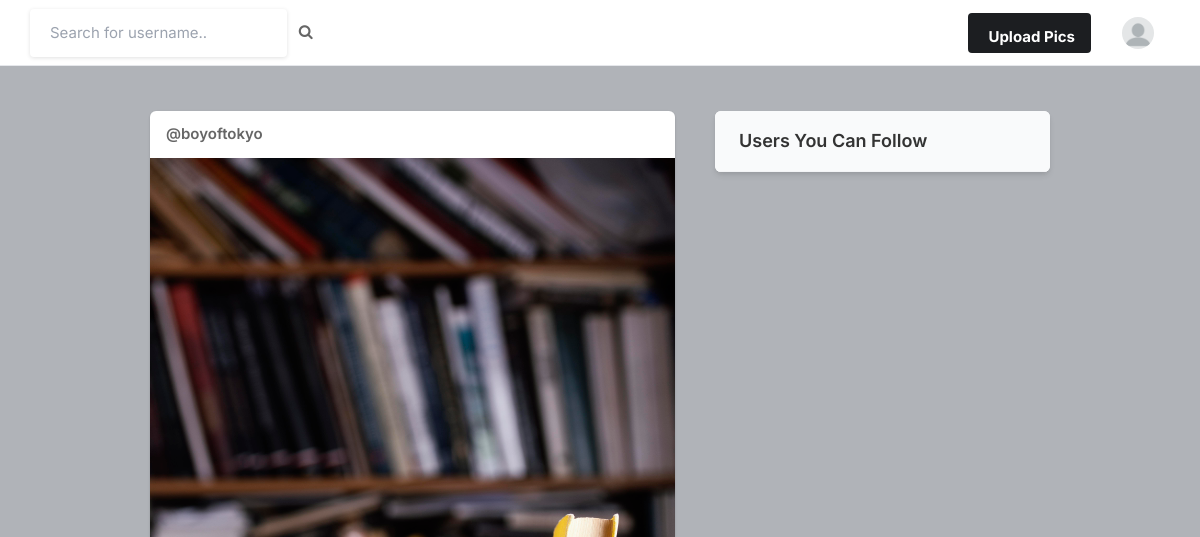
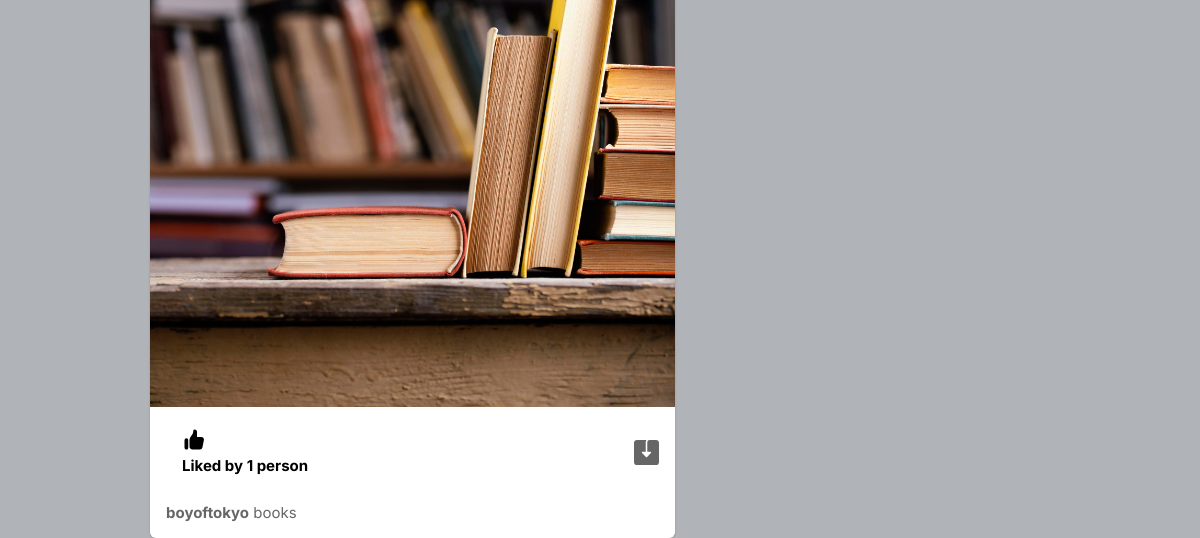
Page / (signed in) on the earlier database version (2 pictures, top to bottom).
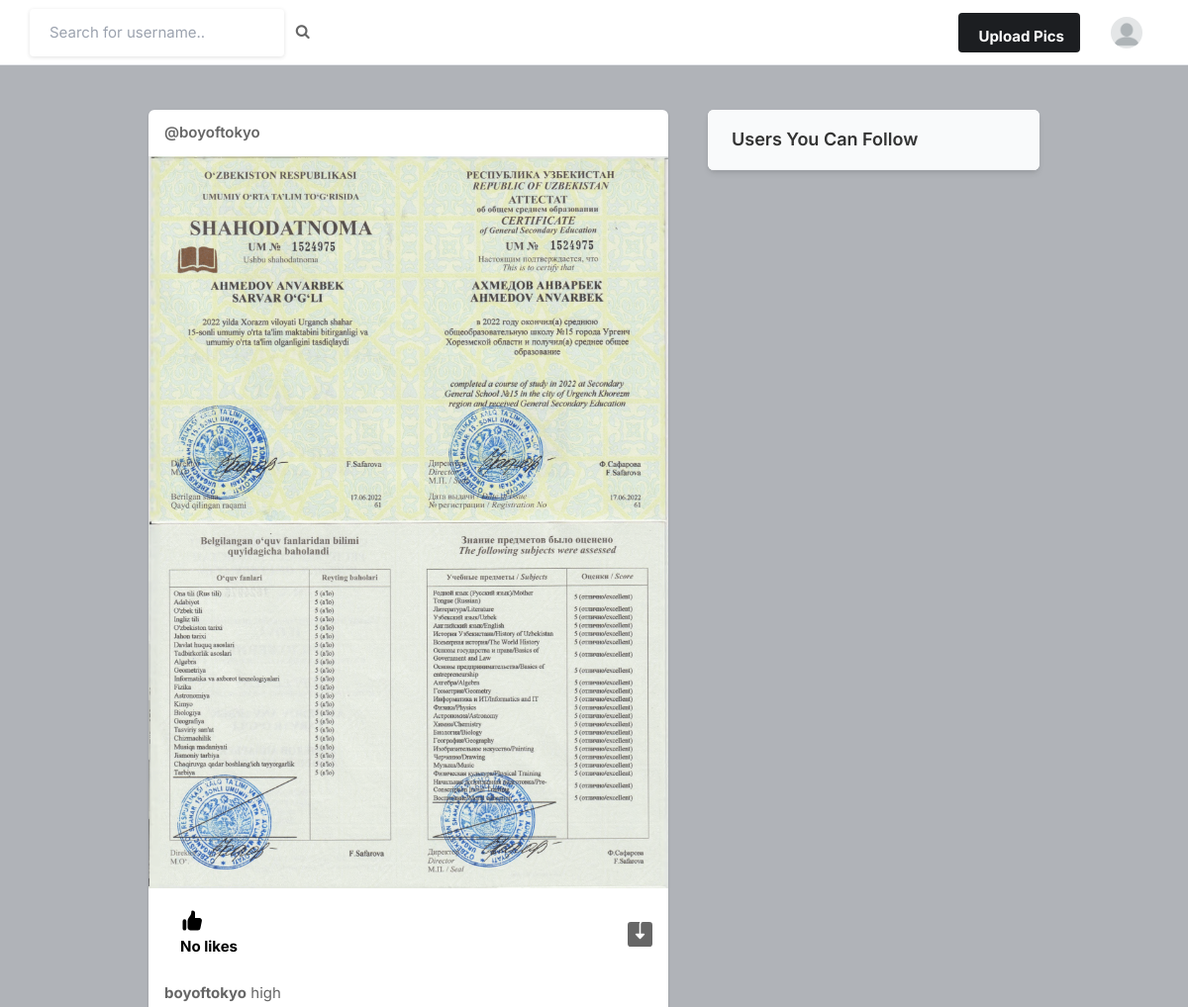
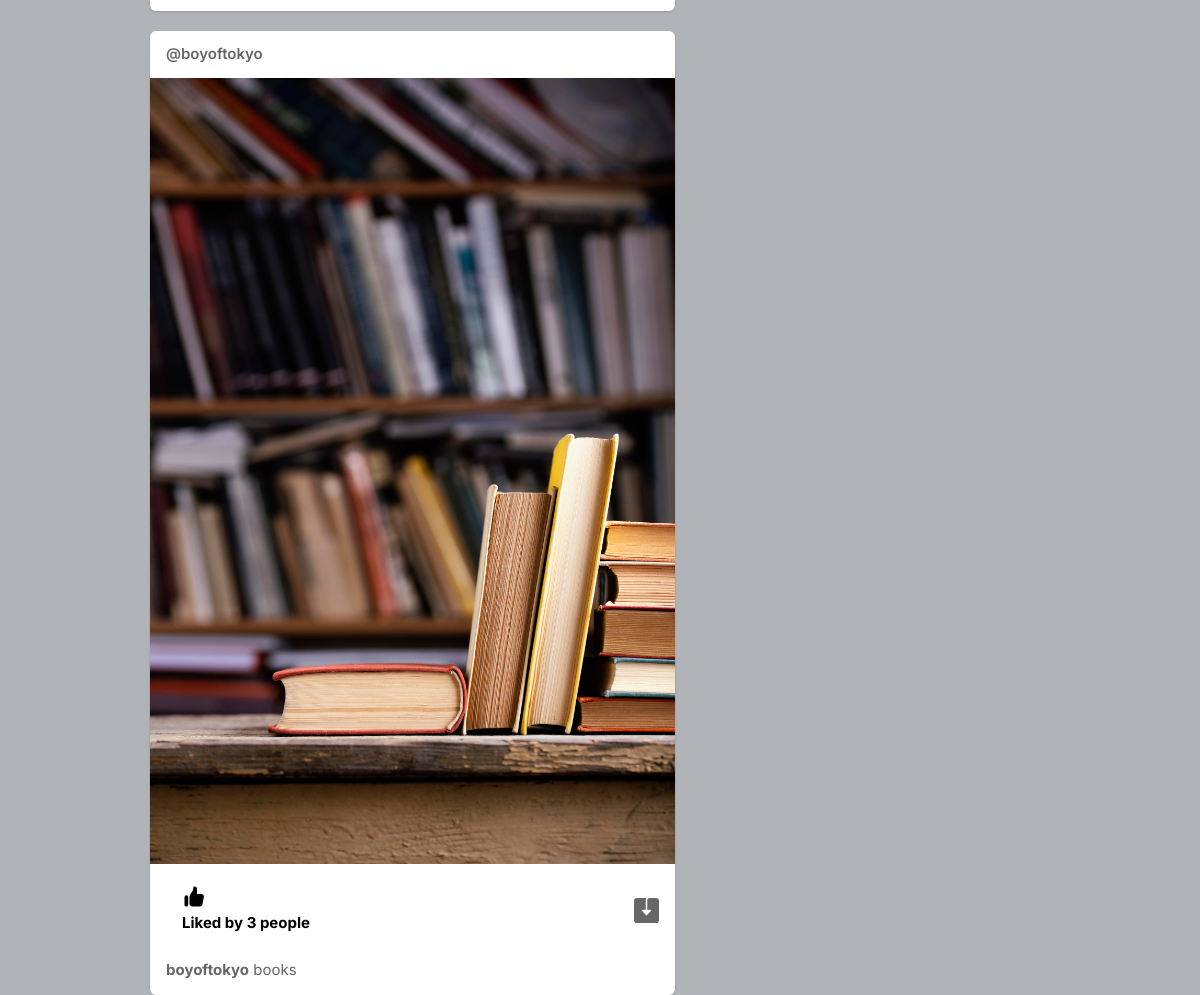
Same page on the later database version (2 pictures, top to bottom).
### core/models.py (models this page shows, shortened)
class Post(models.Model):
    id = models.UUIDField(primary_key=True, default=uuid.uuid4)
    user = models.CharField(max_length=100)
    image = models.ImageField(upload_to='post_images')
    caption = models.TextField()
    created_at = models.DateTimeField(default=datetime.now)
    likes = models.ManyToManyField(User, related_name='liked_posts', blank=True)
    def total_likes(self):
        return self.likes.count()

### core/views.py (the view)
# urls.py: path('', views.index, name='index'),
@login_required(login_url='signin')
def index(request):
    user_object = User.objects.get(username=request.user)
    user_profile = Profile.objects.get(user=user_object)
    user_following_list = []
    feed = []
    user_following = user_profile.following.all()
    for users in user_following:
        user_following_list.append(users.user)
    for usernames in user_following_list:
        feed_lists = Post.objects.filter(user=usernames)
        feed.append(feed_lists)
    feed_list = list(chain(*feed))
    posts = Post.objects.all()
    context = {
        'user_profile': user_profile, 'posts': feed_list
    }
    return render(request, 'index.html', context=context)

### templates/index.html (shortened to what the changed rows need)
{% load static %}
<!DOCTYPE html>
<html lang="en">
<head>
    <link rel="stylesheet" href="{% static 'assets/css/icons.css' %}">
    <link rel="stylesheet" href="{% static 'assets/css/uikit.css' %}">
    <link rel="stylesheet" href="{% static 'assets/css/style.css' %}">
    <link rel="stylesheet" href="{% static 'assets/css/tailwind.css' %}">
    <link rel="stylesheet" href="https://cdnjs.cloudflare.com/ajax/libs/font-awesome/4.7.0/css/font-awesome.min.css">
</head>
<body>
            <div class="container m-auto">
                <div class="lg:flex justify-center lg:space-x-10 lg:space-y-0 space-y-5">
                    <div class="space-y-5 flex-shrink-0 lg:w-7/12">
                        {% for post in posts reversed %}
                        <div class="bg-white shadow rounded-md  -mx-2 lg:mx-0">
                            <div class="flex justify-between items-center px-4 py-3">
                                <div class="flex flex-1 items-center space-x-4">
                                    <span class="block font-semibold "><a href="/profile/{{post.user}}">@{{post.user}}</a></span>
                                </div>
                            </div>
                            <div uk-lightbox>
                                <a href="{{post.image.url}}">
                                    <img src="{{post.image.url}}" alt="">
                                </a>
                            </div>
                            <div class="py-3 px-4 space-y-3">
                                <div class="flex space-x-4 lg:font-bold">
                                    <form action="like-post/{{post.id}}/" method="POST" class="flex items-center space-x-2">
                                        <button type="submit" class="p-2 rounded-full text-black">
                                            {% if post.total_likes == 0 %}
                                            <p>No likes</p>
                                            {% elif post.total_likes == 1 %}
                                            <p>Liked by {{ post.total_likes }} person</p>
                                            {% else %}
                                            <p>Liked by {{ post.total_likes }} people</p>
                                            {% endif %}
                                        </button>
                                    </form>
                                    <a href="{{post.image.url}}" class="flex items-center space-x-2 flex-1 justify-end" download>
                                    </a>
                                </div>
                                <p>
                                    <a href="/profile/{{post.user}}"><strong>{{post.user}}</strong></a> {{post.caption}}
                                </p>
                            </div>
                        </div>
                        {% endfor %}
                    </div>
                    <div class="lg:w-5/12">
                        <div class="bg-white  shadow-md rounded-md overflow-hidden">
                            <div class="bg-gray-50  border-b border-gray-100 flex items-baseline justify-between py-4 px-6 ">
                                <h2 class="font-semibold text-lg">Users You Can Follow</h2>
                            </div>
                        </div>
                    </div>
                </div>
            </div>
</body>
</html>

Differences in the rows shown:
added Post: user "boyoftokyo", image (picture), shows "No likes", caption "high"
computed for Post "books": total_likes "1" → "3"; text "person" → "people"
